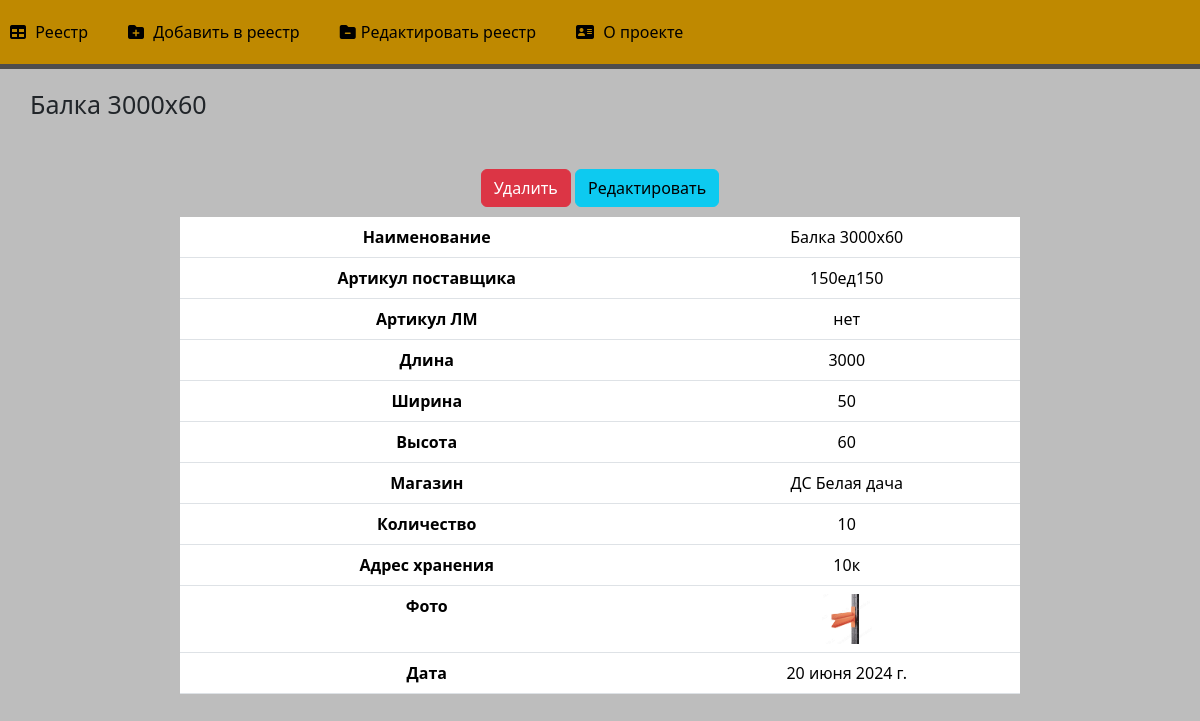
Page /3 on the committed database.
### main/models.py (models this page shows, shortened)
class Equipment(models.Model):
    title = models.CharField('Наименование', max_length=250)
    article = models.CharField('Артикул поставщика', max_length=250)
    lm_article = models.CharField('Артикул ЛМ', max_length=250)
    length = models.IntegerField('Длина')
    width = models.IntegerField('Ширина')
    depth = models.IntegerField('Высота')
    shop = models.CharField('Магазин', max_length=250)
    amount = models.IntegerField('Количество')
    address = models.CharField('Адрес хранения', max_length=250)
    image = models.ImageField(upload_to='image', blank=True, null=True)
    date = models.DateField('Дата')
    class Meta:
        verbose_name = 'Запись в реестр'
        verbose_name_plural = 'Реестр оборудования'

### main/views.py (the view)
# urls.py: path('<int:pk>', views.RegisterRecordView.as_view(), name='record-detail'),
class RegisterRecordView(DetailView):
    model = Equipment
    template_name = 'main/detail_view.html'
    context_object_name = 'equipment'

### main/templates/main/detail_view.html (shortened to what this page needs)
{% extends 'main/layout.html' %}
{% block content %}
    <div class="features">
        <h1>{{ equipment.title }}</h1>
        <a href="{% url 'record-delete' equipment.id %}" class="btn btn-danger">Удалить</a>
        <a href="{% url 'record-update' equipment.id %}" class="btn btn-info">Редактировать</a>
        <div class="table-container">
            <table class="table">
                <tr>
                    <th>Наименование</th>
                    <td>{{ equipment.title }}</td>
                </tr>
                <tr>
                    <th>Артикул поставщика</th>
                    <td>{{ equipment.article }}</td>
                </tr>
                <tr>
                    <th>Артикул ЛМ</th>
                    <td>{{ equipment.lm_article }}</td>
                </tr>
                <tr>
                    <th>Длина</th>
                    <td>{{ equipment.length }}</td>
                </tr>
                <tr>
                    <th>Ширина</th>
                    <td>{{ equipment.width }}</td>
                </tr>
                <tr>
                    <th>Высота</th>
                    <td>{{ equipment.depth }}</td>
                </tr>
                <tr>
                    <th>Магазин</th>
                    <td>{{ equipment.shop }}</td>
                </tr>
                <tr>
                    <th>Количество</th>
                    <td>{{ equipment.amount }}</td>
                </tr>
                <tr>
                    <th>Адрес хранения</th>
                    <td>{{ equipment.address }}</td>
                </tr>
                <tr>
                    <th>Фото</th>
                    <td>
                        {% if equipment.image %}
                            <img src="{{ equipment.image.url }}" alt="{{ equipment.title }}" style="width:50px; height:50px;">
                        {% else %}
                            No photo
                        {% endif %}
                    </td>
                </tr>
                <tr>
                    <th>Дата</th>
                    <td>{{ equipment.date }}</td>
                </tr>
            </table>
        </div>
    </div>
{% endblock %}

### main/static/main/css/main.css (style rules this page uses)
body { background: #bdbdbd; }
main .features { float: left; color: #black; margin-top: 100px; text-align: center; width: 100%; }
main .features h1 { font-size: 25px; float: left; margin-top: -80px; margin-left: 30px; }
.table-container { width: 70%; margin: 0 auto; margin-top: 10px; }

### rows in the picture
Equipment: title "Балка 3000х60", article "150ед150", lm_article "нет", length "3000", width "50", depth "60", shop "ДС Белая дача", amount "10", address "10к", image (picture), date "20 июня 2024 г."
